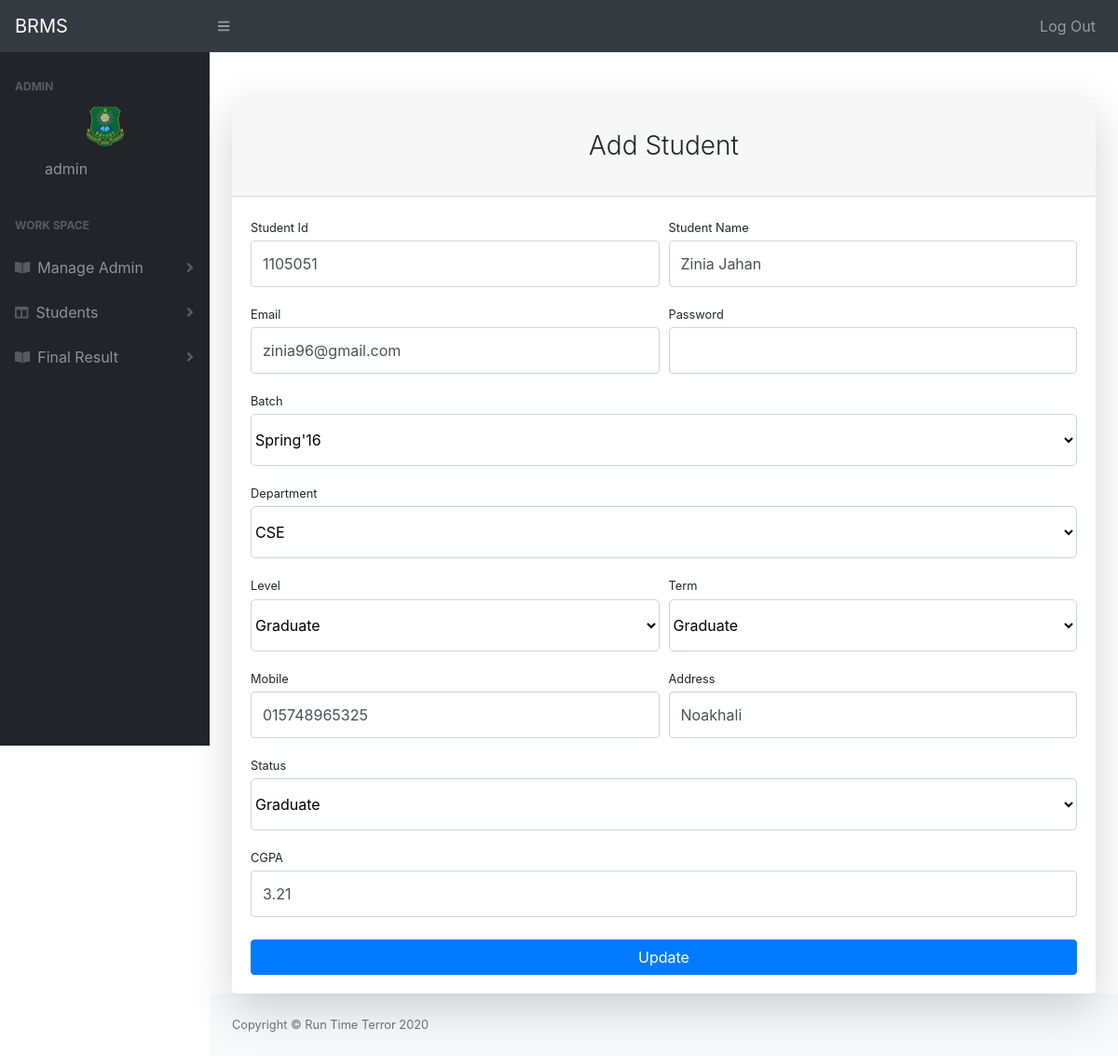
The app's page /student/update_student.php?id=10 (signed in) with its own data.
### tables this page shows
CREATE TABLE `student` (
  `id` int(11) NOT NULL,
  `s_id` varchar(255) NOT NULL,
  `name` varchar(255) NOT NULL,
  `email` varchar(255) DEFAULT NULL,
  `batch` enum('Spring''15','Fall''15','Spring''16','Fall''16','Spring''17','Fall''17','Spring''18','Fall''18','Spring''19','Fall''19','Spring''20','Fall''20') NOT NULL,
  `dept` enum('CSE','EEE','CE','DBA','ENG','LAW') DEFAULT NULL,
  `level` enum('1','2','3','4','Graduated') DEFAULT NULL,
  `term` enum('I','II','Graduated') DEFAULT NULL,
  `password` varchar(255) NOT NULL,
  `mobile` varchar(255) DEFAULT NULL,
  `address` varchar(255) DEFAULT NULL,
  `status` enum('Graduated','Undergraduate') NOT NULL,
  `CGPA` varchar(10) DEFAULT NULL
);

### dbconnection/dbconnection.php (called while the page is built, shortened)
<?php
class Dbconnection{
    public function __construct(){
        try{
            $this->db = new PDO('mysql:host=localhost;dbname=BRMS','root','');
        }
        catch(PDOExection $e){
            echo "Error Found ..!";
        }
    }
}
?>

### model/students.php (called while the page is built, shortened)
<?php
class Students extends Dbconnection{
    protected $stbname ="student";
     public function getStudentByNID($id){
        $sql = "SELECT * FROM ".$this->stbname." WHERE id=?";
        $query = $this->db->prepare($sql);
        $query->execute([$id]);
        $data = $query->fetch(PDO::FETCH_ASSOC);
        return $data ? $data : [];
     }
}
?>

### student/update_student.php (the view, shortened to what this page needs)
<?php
  include('../dbconnection/dbconnection.php');
  include('../model/students.php');
  $student = new Students();
  $getstudent = $student->getStudentByNID($_GET['id']);
 ?>
<!DOCTYPE html>
<html lang="en">
    <head>
        <link href="../css/styles.css" rel="stylesheet" />
        <link href="https://cdn.datatables.net/1.10.20/css/dataTables.bootstrap4.min.css" rel="stylesheet" />
    </head>
    <body class="sb-nav-fixed">
        <?php include('include/topbar.php') ?>
        <div id="layoutSidenav">
        <?php include('include/sidebar.php') ?>
            <div id="layoutSidenav_content">
        <div id="layoutAuthentication">
            <div id="layoutAuthentication_content">
                <main>
                    <div class="container">
                        <div class="row justify-content-center">
                            <div class="col-lg-12">
                                <div class="card shadow-lg border-0 rounded-lg mt-5">
                                    <div class="card-header"><h3 class="text-center font-weight-light my-4">Add Student</h3></div>
                                    <div class="card-body">
                                        <form action="../controller/StudentController.php" role="form" method="post">
                                            <div class="form-row">
                                                <div class="col-md-6">
                                                    <div class="form-group">
                                                        <label class="small mb-1" >Student Id</label>
                                                        <input class="form-control py-4"type="text" name="s_id" value="<?=$getstudent['s_id'] ?>" />
                                                    </div>
                                                </div>
                                                <div class="col-md-6">
                                                    <div class="form-group">
                                                        <label class="small mb-1" >Student Name</label>
                                                        <input class="form-control py-4"type="text" name="name" value="<?=$getstudent['name'] ?>"/>
                                                    </div>
                                                </div>
                                            </div>
                                            <div class="form-row">
                                                <div class="col-md-6">
                                                    <div class="form-group">
                                                        <label class="small mb-1" >Email</label>
                                                        <input class="form-control py-4" type="email" name="email" value="<?=$getstudent['email'] ?>"/>
                                                    </div>
                                                </div>
                                                <div class="col-md-6">
                                                    <div class="form-group">
                                                        <label class="small mb-1" >Password</label>
                                                        <input class="form-control py-4" type="password" name="password"/>
                                                    </div>
                                                </div>
                                            </div>
                                            <div class="form-group">
                                                <label class="small mb-1" >Batch</label>
                                                <select  name="batch" style="width:100%;background-color:white;border:1px solid #cdd4da;border-radius:5px;" class="py-3">
                                                    <option value="Spring'16" <?php if($getstudent['batch']=="Spring'16"){ echo "selected"; } ?> >Spring'16</option>
                                                </select>
                                            </div>
                                            <div class="form-group">
                                                <label class="small mb-1" >Department</label>
                                                <select  name="dept" style="width:100%;background-color:white;border:1px solid #cdd4da;border-radius:5px;" class="py-3" >
                                                    <option value="CSE" <?php if($getstudent['dept']=='CSE'){ echo "selected"; } ?> >CSE</option>
                                                </select>
                                            </div>
                                            <div class="form-row">
                                                <div class="col-md-6">
                                                    <div class="form-group">
                                                        <label class="small mb-1" >Level</label>
                                                        <select  name="level" style="width:100%;background-color:white;border:1px solid #cdd4da;border-radius:5px;" class="py-3" >
                                                            <option value="Graduated" <?php if($getstudent['level']=='Graduated'){ echo "selected"; } ?>>Graduate</option>
                                                        </select>
                                                    </div>
                                                </div>
                                                <div class="col-md-6">
                                                    <div class="form-group">
                                                        <label class="small mb-1" >Term</label>
                                                        <select  name="term" style="width:100%;background-color:white;border:1px solid #cdd4da;border-radius:5px;" class="py-3" >
                                                    <option value="Graduated" <?php if($getstudent['term']=='Graduated'){ echo "selected"; } ?>>Graduate</option>
                                                        </select>
                                                    </div>
                                                </div>
                                            </div>
                                            <div class="form-row">
                                                <div class="col-md-6">
                                                    <div class="form-group">
                                                        <label class="small mb-1" >Mobile</label>
                                                        <input class="form-control py-4" type="text" name="mobile" value="<?=$getstudent['mobile'] ?>"/>
                                                    </div>
                                                </div>
                                                <div class="col-md-6">
                                                    <div class="form-group">
                                                        <label class="small mb-1" >Address</label>
                                                        <input class="form-control py-4" type="text" name="address" value="<?=$getstudent['address'] ?>" />
                                                    </div>
                                                </div>
                                            </div>
                                            <div class="form-group">
                                                <label class="small mb-1" >Status</label>
                                                <select id="status" name="status" style="width:100%;background-color:white;border:1px solid #cdd4da;border-radius:5px;" class="py-3">
                                                    <option value="Graduated" <?php if($getstudent['status']=='Graduated'){ echo "selected"; } ?>>Graduate</option>
                                                </select>
                                            </div>
                                            <div class="form-group">
                                                <label class="small mb-1" >CGPA</label>
                                                <input class="form-control py-4" type="text" name="cgpa" value="<?=$getstudent['CGPA'] ?>" />
                                            </div>
                                            <div class="form-group mt-4 mb-0"><button class="btn btn-primary btn-block" type="submit">Update</button></div>
                                        </form>
                                    </div>
                                </div>
                            </div>
                        </div>
                    </div>
                </main>
            </div>
            </div>
                <?php include('include/footer.php') ?>
            </div>
        </div>
    </body>
</html>

### records on screen
student: s_id "1105051", name "Zinia Jahan", email "zinia96@gmail.com", batch "Spring'16", dept "CSE", level "Graduate", term "Graduate", mobile "015748965325", address "Noakhali", status "Graduate", cgpa "3.21"

### other values on screen
$_SESSION['name'] "admin"
